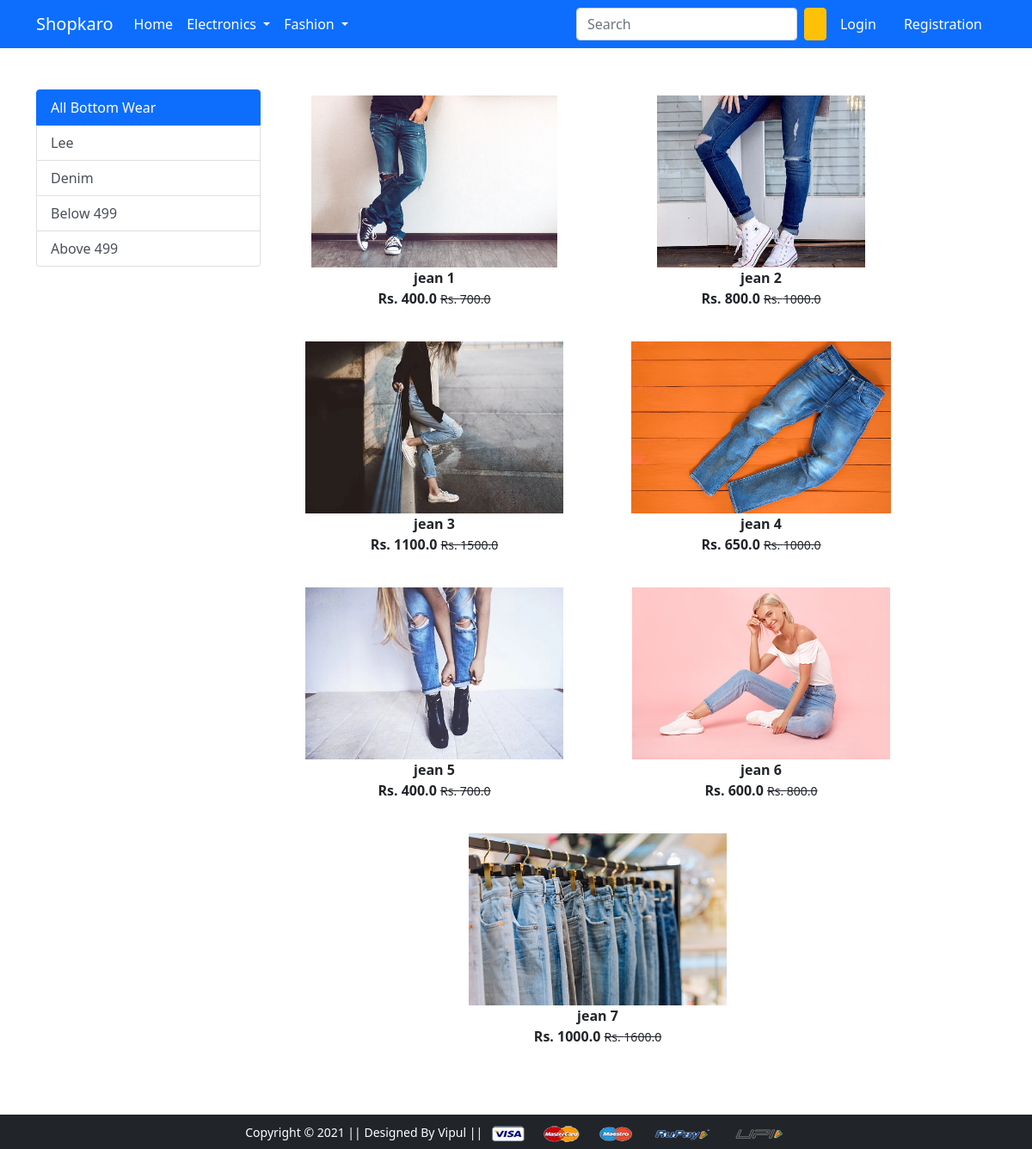
The app's page /bottomwear/ with its own data.
### app/models.py (models this page shows, shortened)
class Product(models.Model):
    title=models.CharField(max_length=100)
    selling_price=models.FloatField()
    discounted_price=models.FloatField()
    description=models.TextField()
    brand=models.CharField(max_length=100)
    category=models.CharField(choices=category_choices,max_length=2)
    product_image=models.ImageField(upload_to='productimg')

### app/views.py (the view)
# urls.py: path('bottomwear/', views.bottomwear, name='bottomwear'),
def bottomwear(request,data=None):
    if data==None :
        bottomwears=Product.objects.filter(category='LW')
    elif data=='Lee'  or data=='Denim' :
        bottomwears=Product.objects.filter(category='LW').filter(brand=data)
    elif data== 'above499' :
        bottomwears=Product.objects.filter(category='LW').filter(discounted_price__gt=499)
    elif data== 'below499' :
        bottomwears=Product.objects.filter(category='LW').filter(discounted_price__lt=499)
    return render(request, 'app/bottomwear.html',{'bottomwears':bottomwears})

### app/templates/app/bottomwear.html (shortened to what this page needs)
{% extends 'app/base.html' %}
{% load static %}
{% block main-content %}
<div class="container my-5">
 <div class="row">
  <div class="col-sm-3">
   <div class="list-group">
  <a href="{% url 'bottomwear' %}" class="list-group-item list-group-item-action active" aria-current="true">
    All Bottom Wear
  </a>
  <a href="{% url 'bottomweardata' 'Lee' %}" class="list-group-item list-group-item-action">Lee</a>
  <a href="{% url 'bottomweardata' 'Denim' %}" class="list-group-item list-group-item-action">Denim</a>
  <a href="{% url 'bottomweardata' 'below499' %}" class="list-group-item list-group-item-action">Below 499</a>
  <a href="{% url 'bottomweardata' 'above499' %}" class="list-group-item list-group-item-action">Above 499</a>
</div>
  </div>
   <div class="col-sm-8 ">
  <div class="row">
   {% for t in bottomwears %}
    <div class="col sm-4 text-center mb-4">
    <a href="{% url 'product-detail' t.id %}" class="btn">
        <div class="item">
            <img src="{{t.product_image.url}}" alt="" height="200px">
            <div class="fw-bold">{{t.title}}</div>
            <div class="fw-bold">Rs. {{t.discounted_price}} <small class="fw-light text-decoration-line-through">Rs. {{t.selling_price}}</small>
            </div>
            </div>
            </a>
            </div>
    {% endfor %}
   </div>
  </div>
 </div>
</div>
{% endblock main-content %}

### records on screen
Product: product_image (picture), title "jean 1", discounted_price "400.0", selling_price "700.0"
Product: product_image (picture), title "jean 2", discounted_price "800.0", selling_price "1000.0"
Product: product_image (picture), title "jean 3", discounted_price "1100.0", selling_price "1500.0"
Product: product_image (picture), title "jean 4", discounted_price "650.0", selling_price "1000.0"
Product: product_image (picture), title "jean 5", discounted_price "400.0", selling_price "700.0"
Product: product_image (picture), title "jean 6", discounted_price "600.0", selling_price "800.0"
Product: product_image (picture), title "jean 7", discounted_price "1000.0", selling_price "1600.0"
